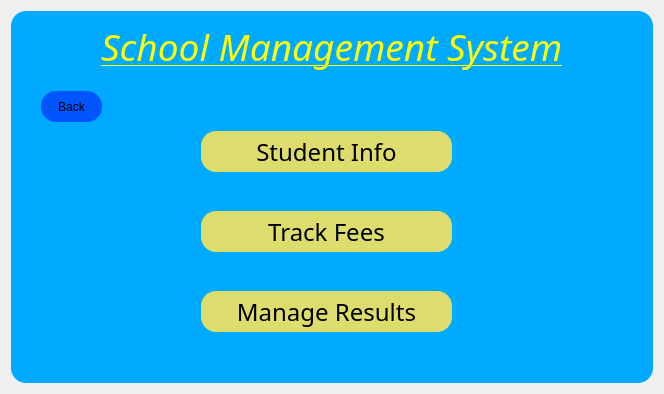
<?xml version="1.0" encoding="UTF-8"?>
<ui version="4.0">
 <class>Dialog</class>
 <widget class="QDialog" name="Dialog">
  <property name="geometry">
   <rect>
    <x>0</x>
    <y>0</y>
    <width>664</width>
    <height>394</height>
   </rect>
  </property>
  <property name="windowTitle">
   <string>Dialog</string>
  </property>
  <layout class="QVBoxLayout" name="verticalLayout">
   <item>
    <widget class="QWidget" name="widget" native="true">
     <property name="styleSheet">
      <string notr="true">background-color: rgb(0, 170, 255);
border-radius:15px;
</string>
     </property>
     <widget class="QLabel" name="label">
      <property name="geometry">
       <rect>
        <x>90</x>
        <y>0</y>
        <width>471</width>
        <height>71</height>
       </rect>
      </property>
      <property name="font">
       <font>
        <family>Monotype Corsiva</family>
        <pointsize>28</pointsize>
        <weight>50</weight>
        <italic>true</italic>
        <bold>false</bold>
        <underline>true</underline>
       </font>
      </property>
      <property name="styleSheet">
       <string notr="true">color: rgb(255, 255, 0);
font: italic 28pt &quot;Monotype Corsiva&quot;;
text-decoration: underline;

</string>
      </property>
      <property name="text">
       <string>School Management System</string>
      </property>
     </widget>
     <widget class="QPushButton" name="st_info_button">
      <property name="geometry">
       <rect>
        <x>190</x>
        <y>120</y>
        <width>251</width>
        <height>41</height>
       </rect>
      </property>
      <property name="font">
       <font>
        <family>Mongolian Baiti</family>
        <pointsize>18</pointsize>
       </font>
      </property>
      <property name="styleSheet">
       <string notr="true">QPushButton{
background-color: rgb(221, 221, 110);

}

QPushButton:hover{
background-color: rgb(255, 255, 127);

}</string>
      </property>
      <property name="text">
       <string>Student Info</string>
      </property>
     </widget>
     <widget class="QPushButton" name="fee_button">
      <property name="geometry">
       <rect>
        <x>190</x>
        <y>200</y>
        <width>251</width>
        <height>41</height>
       </rect>
      </property>
      <property name="font">
       <font>
        <family>Mongolian Baiti</family>
        <pointsize>18</pointsize>
       </font>
      </property>
      <property name="styleSheet">
       <string notr="true">QPushButton{
background-color: rgb(221, 221, 110);

}

QPushButton:hover{
background-color: rgb(255, 255, 127);

}</string>
      </property>
      <property name="text">
       <string>Track Fees</string>
      </property>
     </widget>
     <widget class="QPushButton" name="result_button">
      <property name="geometry">
       <rect>
        <x>190</x>
        <y>280</y>
        <width>251</width>
        <height>41</height>
       </rect>
      </property>
      <property name="font">
       <font>
        <family>Mongolian Baiti</family>
        <pointsize>18</pointsize>
       </font>
      </property>
      <property name="styleSheet">
       <string notr="true">QPushButton{
background-color: rgb(221, 221, 110);

}

QPushButton:hover{
background-color: rgb(255, 255, 127);

}</string>
      </property>
      <property name="text">
       <string>Manage Results</string>
      </property>
     </widget>
     <widget class="QPushButton" name="back_button">
      <property name="geometry">
       <rect>
        <x>30</x>
        <y>80</y>
        <width>61</width>
        <height>31</height>
       </rect>
      </property>
      <property name="styleSheet">
       <string notr="true">QPushButton{
background-color: rgb(0, 85, 255);

}

QPushButton:hover{
background-color: rgb(0, 143, 214);
	color: rgb(255, 255, 255);

}</string>
      </property>
      <property name="text">
       <string>Back</string>
      </property>
      <property name="icon">
       <iconset resource="../../../Qt Desiger/Icon.qrc">
        <normaloff>:/icon/Icon/arrow-left-circle.svg</normaloff>:/icon/Icon/arrow-left-circle.svg</iconset>
      </property>
     </widget>
    </widget>
   </item>
  </layout>
 </widget>
 <resources>
  <include location="../../../Qt Desiger/Icon.qrc"/>
 </resources>
 <connections/>
</ui>
